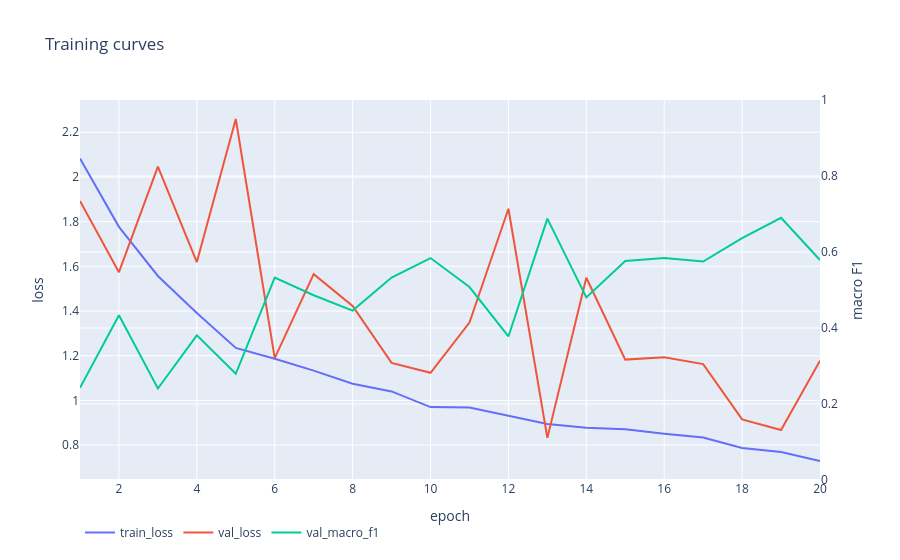

Notebook source saved alongside this figure:
### Markdown cell above
### Training Curves

### Code cell
epochs = list(range(1, len(history["train_loss"]) + 1))

fig = go.Figure()
fig.add_trace(go.Scatter(x=epochs, y=history["train_loss"], name="train_loss"))
fig.add_trace(go.Scatter(x=epochs, y=history["val_loss"], name="val_loss"))
fig.add_trace(go.Scatter(x=epochs, y=history["val_macro_f1"], name="val_macro_f1", yaxis="y2"))
fig.update_layout(
    title="Training curves",
    xaxis_title="epoch",
    yaxis=dict(title="loss"),
    yaxis2=dict(title="macro F1", overlaying="y", side="right", range=[0, 1]),
    legend=dict(orientation="h"),
)

fig.show()

### Figure 1 — Plotly figure (JSON) as saved in the notebook; plotly's stock layout.template omitted (floating-point values rounded to 4 significant figures)
{"data": [{"name": "train_loss", "type": "scatter", "x": [1, 2, 3, 4, 5, 6, 7, 8, 9, 10, 11, 12, 13, 14, 15, 16, 17, 18, 19, 20], "y": [2.083, 1.777, 1.557, 1.391, 1.235, 1.187, 1.133, 1.075, 1.04, 0.97, 0.9682, 0.9317, 0.8939, 0.8773, 0.8706, 0.851, 0.8342, 0.7872, 0.7692, 0.7286]}, {"name": "val_loss", "type": "scatter", "x": [1, 2, 3, 4, 5, 6, 7, 8, 9, 10, 11, 12, 13, 14, 15, 16, 17, 18, 19, 20], "y": [1.893, 1.574, 2.046, 1.619, 2.259, 1.189, 1.565, 1.423, 1.168, 1.123, 1.348, 1.858, 0.8321, 1.549, 1.182, 1.193, 1.162, 0.9147, 0.8671, 1.178]}, {"name": "val_macro_f1", "type": "scatter", "x": [1, 2, 3, 4, 5, 6, 7, 8, 9, 10, 11, 12, 13, 14, 15, 16, 17, 18, 19, 20], "y": [0.2427, 0.4336, 0.2408, 0.3808, 0.2796, 0.5325, 0.4861, 0.4459, 0.5326, 0.5841, 0.5078, 0.3778, 0.6877, 0.4804, 0.5761, 0.5844, 0.5749, 0.6364, 0.6902, 0.5791], "yaxis": "y2"}], "layout": {"legend": {"orientation": "h"}, "title": {"text": "Training curves"}, "xaxis": {"title": {"text": "epoch"}}, "yaxis": {"title": {"text": "loss"}}, "yaxis2": {"overlaying": "y", "range": [0, 1], "side": "right", "title": {"text": "macro F1"}}}}
